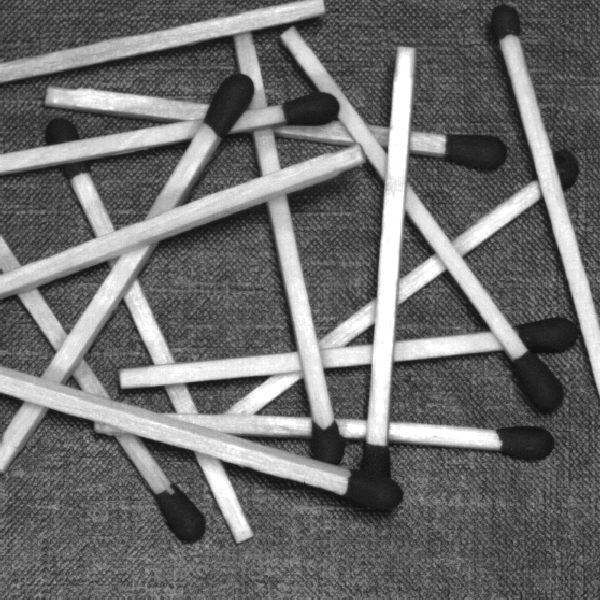
%> input picture Lab5-Segmentation-main/assets/random-matches.tif, 600 x 600 px
$ octave challenge1.m   (GNU Octave 9; MATLAB toolbox functions it lacks are replaced by stand-ins)
%> lines starting %> are read from the running program, lines starting %| are printed output that depends on the picture
clear all
close all
f = imread('assets/random-matches.tif');
%> f is the input picture: size 600x600 uint8; min 11, max 255, mean 109.5

g = bwmorph(f, "close", 1);
%> g: size 600x600 logical; every value is 1
g = bwmorph(g, "open", 1);
[g1, t] = edge(g, 'canny');
%> g1: size 600x600 logical; every value is 0
%> t = [0.2 0.5]
%[g, t] = edge(f, 'canny',[0.08, 0.2], 3);

se = strel('disk', 1);
g_dil = imdilate(g1, se);

[H, theta, rho] = hough(g_dil);
%> H: size 1697x180 double; every value is 0
%> theta = 180 values from -90 to 89; rho = 1697 values from -848 to 848
peaks = houghpeaks(H, 200, ...
    "Threshold", 0.2*max(H(:)), ...
    "NHoodSize",[11 11]);
%> peaks = 200 rows, first 12: [1 1; 1 1; 1 1; 1 1; 1 1; 1 1; 1 1; 1 1; 1 1; 1 1; 1 1; 1 1]

lines = houghlines(g_dil, theta, rho, peaks, ...
    "FillGap", 5, ...
    "MinLength", 50);
%> lines = empty struct

num_lines = length(lines);
%> num_lines = 0
num_matches = round(num_lines/2);
%> num_matches = 0

figure;
imshow(f); hold on;
for k = 1:length(lines)
    xy = [lines(k).point1; lines(k).point2];
    plot(xy(:,1), xy(:,2), 'r-', 'LineWidth', 1.5);
end
%> this loop made 0 passes
title(sprintf('Hough Lines: %d edges detected → %d matches', num_lines, num_matches));
hold off;

% --- Hough space visualisation ---
figure;
imshow(imadjust(rescale(H)), ...
    'XData', theta, 'YData', rho, ...
    'InitialMagnification', 'fit');
xlabel('\theta'), ylabel('\rho');
title(sprintf('Hough Space | %d peaks found', size(peaks, 1)));
axis on; axis normal; hold on;
plot(theta(peaks(:,2)), rho(peaks(:,1)), 'rs', 'MarkerSize', 5);

montage({f, g, g_dil}, 'Size', [1 3]);
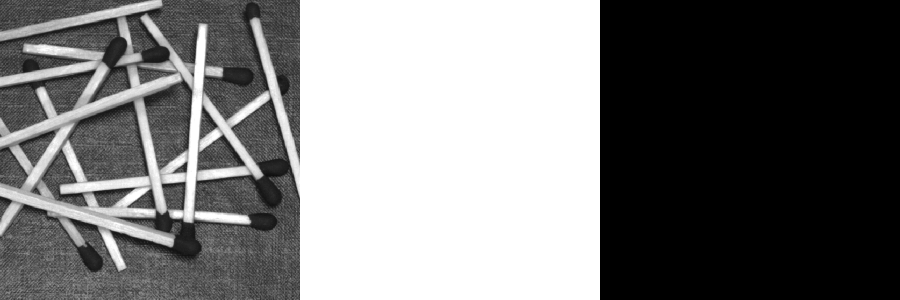
%> displayed picture: size 600x1800, on the screen's scale of 0 to 255 (shown at 1/2 size); min 0, max 255, mean 121.5
title('(1)Original (2)Canny (3)Dilated');
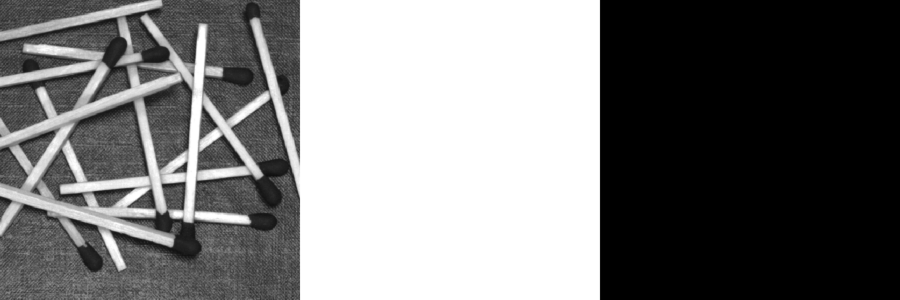
%> figure redrawn from the program's plot data; shown at 1/2 size; its title reads '(1)Original (2)Canny (3)Dilated'

$ run again, with Lab5-Segmentation-main/assets/airport.tif copied over Lab5-Segmentation-main/assets/random-matches.tif
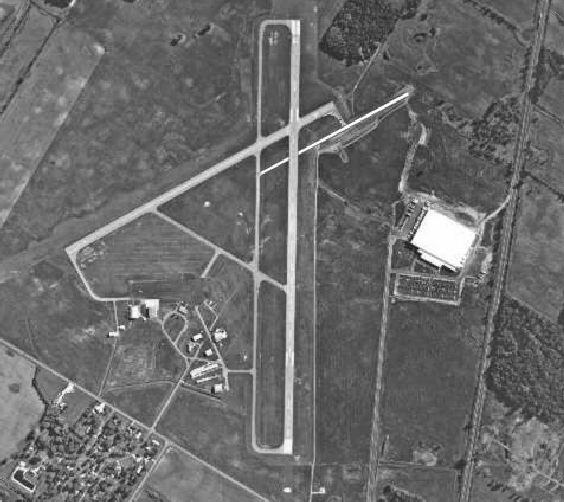
%> input picture Lab5-Segmentation-main/assets/airport.tif, 564 x 502 px
%> f is the input picture: size 502x564 uint8; min 19, max 255, mean 106.4
%> g: size 502x564 logical; every value is 1
%> g1: size 502x564 logical; every value is 0
%> t = [0.2 0.5]
%> H: size 1509x180 double; every value is 0
%> theta = 180 values from -90 to 89; rho = 1509 values from -754 to 754
%> peaks = 200 rows, first 12: [1 1; 1 1; 1 1; 1 1; 1 1; 1 1; 1 1; 1 1; 1 1; 1 1; 1 1; 1 1]
%> lines = empty struct
%> num_lines = 0
%> `montage({f, g, g_dil}, 'Size', [1 3]);`:
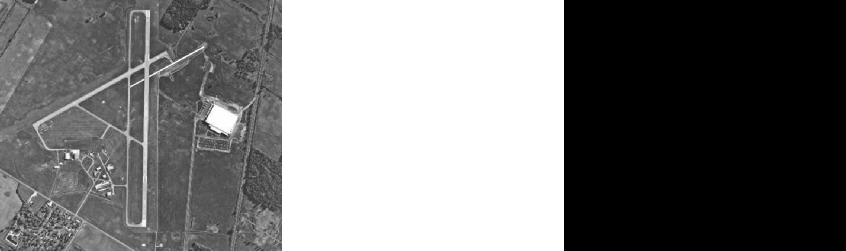
%> displayed picture: size 502x1692, on the screen's scale of 0 to 255 (shown at 1/2 size); min 0, max 255, mean 120.5
%> `title('(1)Original (2)Canny (3)Dilated');`:
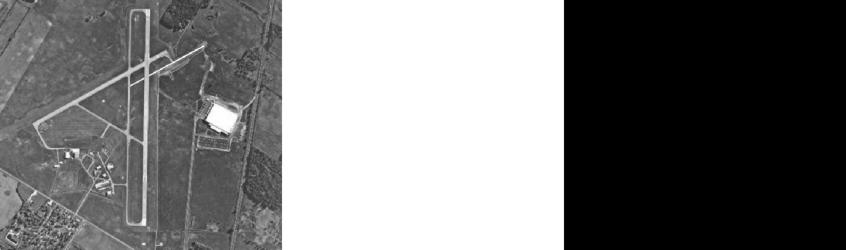
%> figure redrawn from the program's plot data; shown at 1/2 size; its title reads '(1)Original (2)Canny (3)Dilated'

$ run again, with Lab5-Segmentation-main/assets/circuit.tif copied over Lab5-Segmentation-main/assets/random-matches.tif
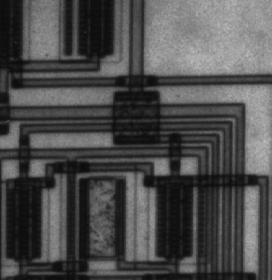
%> input picture Lab5-Segmentation-main/assets/circuit.tif, 272 x 280 px
%> f is the input picture: size 280x272 uint8; min 12, max 191, mean 76.3
%> g: size 280x272 logical; every value is 1
%> g1: size 280x272 logical; every value is 0
%> t = [0.2 0.5]
%> H: size 779x180 double; every value is 0
%> theta = 180 values from -90 to 89; rho = 779 values from -389 to 389
%> peaks = 200 rows, first 12: [1 1; 1 1; 1 1; 1 1; 1 1; 1 1; 1 1; 1 1; 1 1; 1 1; 1 1; 1 1]
%> lines = empty struct
%> num_lines = 0
%> `montage({f, g, g_dil}, 'Size', [1 3]);`:
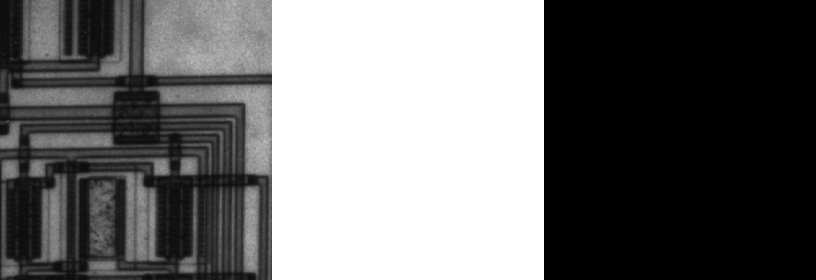
%> displayed picture: size 280x816, on the screen's scale of 0 to 255; min 0, max 255, mean 110.4
%> `title('(1)Original (2)Canny (3)Dilated');`:
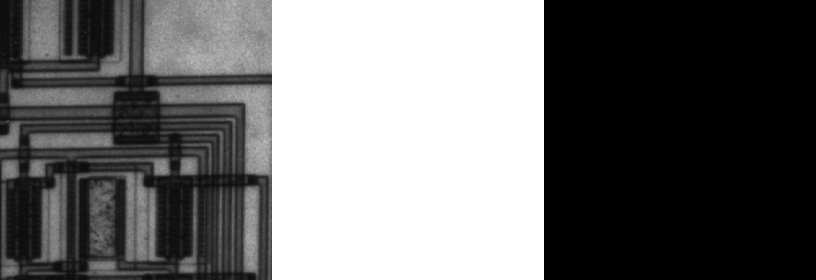
%> figure redrawn from the program's plot data; its title reads '(1)Original (2)Canny (3)Dilated'
